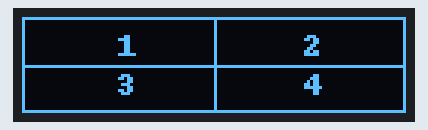
Simulated run of this program. Board: Raspberry Pi (BCM pin numbers). Shown: 128×32 one-colour display. At 0.1 s the program stops and its outputs stay as they are.

Above: at 0.1 s.

The program:

OLEDShape1.py
```python
#--------------------------------------------------------------
#
#	DISPLAY 4 RECTANGLES WITH NUMBERS 1,2,3,4
#	=========================================
#
# In this progra 4 rectangles are displayed. Number 1 is displayed
# inside rectangle 1, number 2 inside rectangle 2 and so on
#
# Author: Dogan Ibrahim
# File  : OLEDShape1.py
# Date  : November.py
#---------------------------------------------------------------
from PIL import Image,ImageDraw,ImageFont
from board import SCL, SDA
import busio
import adafruit_ssd1306

i2c = busio.I2C(SCL, SDA)
display = adafruit_ssd1306.SSD1306_I2C(128, 32, i2c)
font = ImageFont.load_default()

display.fill(0)
display.show()

width=(display.width)
height=(display.height)
image=Image.new('1',(width,height))
draw=ImageDraw.Draw(image)
draw.rectangle((0,0, 127, 31),outline = 255, fill = 0)
draw.line((64, 0, 64, 31), fill = 255)
draw.line((0, 16, 127, 16), fill = 255)
draw.text((32, 4), "1", font = font, fill = 255)
draw.text((94, 4), "2", font = font, fill = 255)
draw.text((32, 17),"3", font = font, fill = 255)
draw.text((94, 17),"4", font = font, fill = 255)
display.image(image)
display.show()
```
